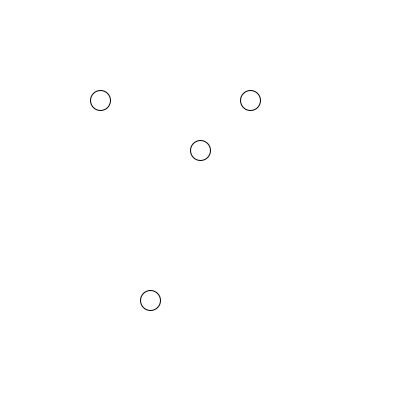
Frame 1 (no input)
Frame 60 (the mouse pressed at the canvas centre just before this capture): identical to frame 1, image omitted
Frame 120 (the mouse held since frame 60 and released just before this capture): identical to frame 1, image omitted

The Processing sketch that drew this single still picture (run headless with seeded random() and noise(); from frame 60 on, the mouse is pressed at the canvas centre):

// Processing sketch: array00
// ── array00.pde
/*
Crearemos un Array llamado x
Crearemos otro Array llamado y
A cada uno, le asignamos manualmente cuator valores
*/
int [] x = {100, 150, 200, 250};
int [] y = {100, 300, 150, 100};

// en un Array, la posición de cada valor dentro del Array se llama indice
// y el índice se cuenta desde 0
// por ejemplo, x[0] es igual a 100
// por ejemplo, x[2] es igual a 200
// mientras que y[1] es igual a 300


void setup() {
  size(400, 400);
}

void draw() {
  background(255);
  // usando los valores de x e y dibujamos ellipses
  ellipse(x[0], y[0], 20, 20);
  ellipse(x[1], y[1], 20, 20);
  ellipse(x[2], y[2], 20, 20);
  ellipse(x[3], y[3], 20, 20);
}
